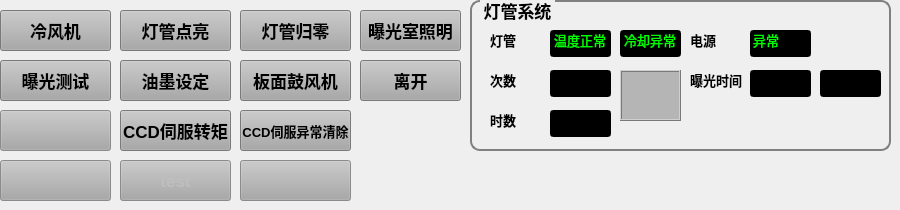
    <widget class="QWidget" name="dg_leftpage">
     <widget class="QPushButton" name="btn_cool">
      <property name="geometry">
       <rect>
        <x>0</x>
        <y>10</y>
        <width>111</width>
        <height>41</height>
       </rect>
      </property>
      <property name="font">
       <font>
        <pointsize>13</pointsize>
        <weight>75</weight>
        <bold>true</bold>
       </font>
      </property>
      <property name="styleSheet">
       <string notr="true">background-color: rgb(169, 169, 169);</string>
      </property>
      <property name="text">
       <string>冷风机</string>
      </property>
     </widget>
     <widget class="QPushButton" name="btn_light">
      <property name="geometry">
       <rect>
        <x>120</x>
        <y>10</y>
        <width>111</width>
        <height>41</height>
       </rect>
      </property>
      <property name="font">
       <font>
        <pointsize>13</pointsize>
        <weight>75</weight>
        <bold>true</bold>
       </font>
      </property>
      <property name="styleSheet">
       <string notr="true">background-color: rgb(169, 169, 169);</string>
      </property>
      <property name="text">
       <string>灯管点亮</string>
      </property>
     </widget>
     <widget class="QPushButton" name="btn_bg_test">
      <property name="geometry">
       <rect>
        <x>0</x>
        <y>60</y>
        <width>111</width>
        <height>41</height>
       </rect>
      </property>
      <property name="font">
       <font>
        <pointsize>13</pointsize>
        <weight>75</weight>
        <bold>true</bold>
       </font>
      </property>
      <property name="styleSheet">
       <string notr="true">background-color: rgb(169, 169, 169);</string>
      </property>
      <property name="text">
       <string>曝光测试</string>
      </property>
     </widget>
     <widget class="QPushButton" name="btn_dg_exit">
      <property name="geometry">
       <rect>
        <x>360</x>
        <y>60</y>
        <width>101</width>
        <height>41</height>
       </rect>
      </property>
      <property name="font">
       <font>
        <pointsize>13</pointsize>
        <weight>75</weight>
        <bold>true</bold>
       </font>
      </property>
      <property name="styleSheet">
       <string notr="true">background-color: rgb(169, 169, 169);</string>
      </property>
      <property name="text">
       <string>离开</string>
      </property>
     </widget>
     <widget class="QPushButton" name="btn_uplight_clear">
      <property name="geometry">
       <rect>
        <x>240</x>
        <y>10</y>
        <width>111</width>
        <height>41</height>
       </rect>
      </property>
      <property name="font">
       <font>
        <pointsize>13</pointsize>
        <weight>75</weight>
        <bold>true</bold>
       </font>
      </property>
      <property name="styleSheet">
       <string notr="true">background-color: rgb(169, 169, 169);</string>
      </property>
      <property name="text">
       <string>灯管归零</string>
      </property>
     </widget>
     <widget class="QPushButton" name="btn_oilsetting">
      <property name="geometry">
       <rect>
        <x>120</x>
        <y>60</y>
        <width>111</width>
        <height>41</height>
       </rect>
      </property>
      <property name="font">
       <font>
        <pointsize>13</pointsize>
        <weight>75</weight>
        <bold>true</bold>
       </font>
      </property>
      <property name="styleSheet">
       <string notr="true">background-color: rgb(169, 169, 169);</string>
      </property>
      <property name="text">
       <string>油墨设定</string>
      </property>
     </widget>
     <widget class="QGroupBox" name="groupBox_lightsystem_2">
      <property name="geometry">
       <rect>
        <x>470</x>
        <y>0</y>
        <width>421</width>
        <height>151</height>
       </rect>
      </property>
      <property name="font">
       <font>
        <pointsize>13</pointsize>
        <weight>75</weight>
        <bold>true</bold>
       </font>
      </property>
      <property name="autoFillBackground">
       <bool>false</bool>
      </property>
      <property name="styleSheet">
       <string notr="true">QGroupBox{
border-width:2px;
border-style:solid;
border-radius: 10px;
border-color:gray;
margin-top:0.5ex;
}
QGroupBox::title{
subcontrol-origin:margin;
subcontrol-position:top left;
left:10px;
margin-left:0px;
padding:0 1px;
}
</string>
      </property>
      <property name="title">
       <string>灯管系统</string>
      </property>
      <property name="flat">
       <bool>false</bool>
      </property>
      <widget class="QLabel" name="label_time_2">
       <property name="geometry">
        <rect>
         <x>20</x>
         <y>110</y>
         <width>51</width>
         <height>20</height>
        </rect>
       </property>
       <property name="font">
        <font>
         <pointsize>10</pointsize>
         <weight>75</weight>
         <bold>true</bold>
        </font>
       </property>
       <property name="text">
        <string>时数</string>
       </property>
      </widget>
      <widget class="QLabel" name="label_light_2">
       <property name="geometry">
        <rect>
         <x>20</x>
         <y>30</y>
         <width>51</width>
         <height>20</height>
        </rect>
       </property>
       <property name="font">
        <font>
         <pointsize>10</pointsize>
         <weight>75</weight>
         <bold>true</bold>
        </font>
       </property>
       <property name="text">
        <string>灯管</string>
       </property>
      </widget>
      <widget class="QLineEdit" name="lineEdit_light_tem_2">
       <property name="geometry">
        <rect>
         <x>80</x>
         <y>30</y>
         <width>61</width>
         <height>27</height>
        </rect>
       </property>
       <property name="font">
        <font>
         <pointsize>10</pointsize>
        </font>
       </property>
       <property name="focusPolicy">
        <enum>Qt::NoFocus</enum>
       </property>
       <property name="styleSheet">
        <string notr="true">background-color:black;
color:rgb(0, 255, 0);</string>
       </property>
       <property name="text">
        <string>温度正常</string>
       </property>
       <property name="alignment">
        <set>Qt::AlignCenter</set>
       </property>
       <property name="readOnly">
        <bool>true</bool>
       </property>
      </widget>
      <widget class="QLineEdit" name="lineEdit_light_hour_2">
       <property name="geometry">
        <rect>
         <x>80</x>
         <y>110</y>
         <width>61</width>
         <height>27</height>
        </rect>
       </property>
       <property name="font">
        <font>
         <pointsize>10</pointsize>
        </font>
       </property>
       <property name="focusPolicy">
        <enum>Qt::NoFocus</enum>
       </property>
       <property name="styleSheet">
        <string notr="true">background-color:black;
color:rgb(0, 255, 0);</string>
       </property>
       <property name="readOnly">
        <bool>true</bool>
       </property>
      </widget>
      <widget class="QLineEdit" name="lineEdit_cool_vel_2">
       <property name="geometry">
        <rect>
         <x>150</x>
         <y>30</y>
         <width>61</width>
         <height>27</height>
        </rect>
       </property>
       <property name="font">
        <font>
         <pointsize>10</pointsize>
        </font>
       </property>
       <property name="focusPolicy">
        <enum>Qt::NoFocus</enum>
       </property>
       <property name="styleSheet">
        <string notr="true">background-color:black;
color:rgb(0, 255, 0);</string>
       </property>
       <property name="text">
        <string>冷却异常</string>
       </property>
       <property name="alignment">
        <set>Qt::AlignCenter</set>
       </property>
       <property name="readOnly">
        <bool>true</bool>
       </property>
      </widget>
      <widget class="QLineEdit" name="lineEdit_lightpowerstate_2">
       <property name="geometry">
        <rect>
         <x>280</x>
         <y>30</y>
         <width>61</width>
         <height>27</height>
        </rect>
       </property>
       <property name="font">
        <font>
         <pointsize>10</pointsize>
        </font>
       </property>
       <property name="focusPolicy">
        <enum>Qt::NoFocus</enum>
       </property>
       <property name="styleSheet">
        <string notr="true">background-color:black;
color:rgb(0, 255, 0);</string>
       </property>
       <property name="text">
        <string>异常</string>
       </property>
       <property name="alignment">
        <set>Qt::AlignLeading|Qt::AlignLeft|Qt::AlignVCenter</set>
       </property>
       <property name="readOnly">
        <bool>true</bool>
       </property>
      </widget>
      <widget class="QLabel" name="label_power_2">
       <property name="geometry">
        <rect>
         <x>220</x>
         <y>30</y>
         <width>51</width>
         <height>20</height>
        </rect>
       </property>
       <property name="font">
        <font>
         <pointsize>10</pointsize>
         <weight>75</weight>
         <bold>true</bold>
        </font>
       </property>
       <property name="text">
        <string>电源</string>
       </property>
      </widget>
      <widget class="QLineEdit" name="lineEdit_light_waittime_2">
       <property name="geometry">
        <rect>
         <x>280</x>
         <y>70</y>
         <width>61</width>
         <height>27</height>
        </rect>
       </property>
       <property name="font">
        <font>
         <pointsize>10</pointsize>
        </font>
       </property>
       <property name="focusPolicy">
        <enum>Qt::NoFocus</enum>
       </property>
       <property name="styleSheet">
        <string notr="true">background-color:black;
color:rgb(0, 255, 0);</string>
       </property>
       <property name="readOnly">
        <bool>true</bool>
       </property>
      </widget>
      <widget class="QLabel" name="label_upbgtime_2">
       <property name="geometry">
        <rect>
         <x>220</x>
         <y>70</y>
         <width>61</width>
         <height>20</height>
        </rect>
       </property>
       <property name="font">
        <font>
         <pointsize>10</pointsize>
         <weight>75</weight>
         <bold>true</bold>
        </font>
       </property>
       <property name="text">
        <string>曝光时间</string>
       </property>
      </widget>
      <widget class="QLineEdit" name="lineEdit_downlight_waittime_2">
       <property name="geometry">
        <rect>
         <x>350</x>
         <y>70</y>
         <width>61</width>
         <height>27</height>
        </rect>
       </property>
       <property name="font">
        <font>
         <pointsize>10</pointsize>
        </font>
       </property>
       <property name="focusPolicy">
        <enum>Qt::NoFocus</enum>
       </property>
       <property name="styleSheet">
        <string notr="true">background-color:black;
color:rgb(0, 255, 0);</string>
       </property>
       <property name="readOnly">
        <bool>true</bool>
       </property>
      </widget>
      <widget class="QStackedWidget" name="stackedWidget_lightgif_2">
       <property name="geometry">
        <rect>
         <x>150</x>
         <y>70</y>
         <width>61</width>
         <height>51</height>
        </rect>
       </property>
       <property name="font">
        <font>
         <pointsize>10</pointsize>
        </font>
       </property>
       <property name="currentIndex">
        <number>0</number>
       </property>
       <widget class="QWidget" name="page_lightgif_2">
        <widget class="QFrame" name="frame_light_gif_2">
         <property name="geometry">
          <rect>
           <x>0</x>
           <y>0</y>
           <width>61</width>
           <height>51</height>
          </rect>
         </property>
         <property name="styleSheet">
          <string notr="true">background-color: rgb(181, 181, 181);</string>
         </property>
         <property name="frameShape">
          <enum>QFrame::Box</enum>
         </property>
         <property name="frameShadow">
          <enum>QFrame::Raised</enum>
         </property>
        </widget>
       </widget>
       <widget class="QWidget" name="page_5">
        <widget class="QPushButton" name="btn_lightsys_zero_2">
         <property name="geometry">
          <rect>
           <x>0</x>
           <y>0</y>
           <width>61</width>
           <height>51</height>
          </rect>
         </property>
         <property name="font">
          <font>
           <pointsize>14</pointsize>
           <weight>75</weight>
           <bold>true</bold>
          </font>
         </property>
         <property name="styleSheet">
          <string notr="true">background-color: rgb(169, 169, 169);</string>
         </property>
         <property name="text">
          <string>归零</string>
         </property>
        </widget>
       </widget>
      </widget>
      <widget class="QLabel" name="label_count_2">
       <property name="geometry">
        <rect>
         <x>20</x>
         <y>70</y>
         <width>51</width>
         <height>20</height>
        </rect>
       </property>
       <property name="font">
        <font>
         <pointsize>10</pointsize>
         <weight>75</weight>
         <bold>true</bold>
        </font>
       </property>
       <property name="text">
        <string>次数</string>
       </property>
      </widget>
      <widget class="QLineEdit" name="lineEdit_light_count_2">
       <property name="geometry">
        <rect>
         <x>80</x>
         <y>70</y>
         <width>61</width>
         <height>27</height>
        </rect>
       </property>
       <property name="font">
        <font>
         <pointsize>10</pointsize>
        </font>
       </property>
       <property name="focusPolicy">
        <enum>Qt::NoFocus</enum>
       </property>
       <property name="styleSheet">
        <string notr="true">background-color:black;
color:rgb(0, 255, 0);</string>
       </property>
       <property name="readOnly">
        <bool>true</bool>
       </property>
      </widget>
     </widget>
     <widget class="QPushButton" name="btn_taimian_binshuiji">
      <property name="enabled">
       <bool>false</bool>
      </property>
      <property name="geometry">
       <rect>
        <x>0</x>
        <y>160</y>
        <width>111</width>
        <height>41</height>
       </rect>
      </property>
      <property name="font">
       <font>
        <pointsize>13</pointsize>
        <weight>75</weight>
        <bold>true</bold>
       </font>
      </property>
      <property name="styleSheet">
       <string notr="true">background-color: rgb(169, 169, 169);</string>
      </property>
      <property name="text">
       <string/>
      </property>
     </widget>
     <widget class="QPushButton" name="btn_taimian_gufenji">
      <property name="geometry">
       <rect>
        <x>240</x>
        <y>60</y>
        <width>111</width>
        <height>41</height>
       </rect>
      </property>
      <property name="font">
       <font>
        <pointsize>13</pointsize>
        <weight>75</weight>
        <bold>true</bold>
       </font>
      </property>
      <property name="styleSheet">
       <string notr="true">background-color: rgb(169, 169, 169);</string>
      </property>
      <property name="text">
       <string>板面鼓风机</string>
      </property>
     </widget>
     <widget class="QPushButton" name="btn_dp_zhengkon">
      <property name="enabled">
       <bool>false</bool>
      </property>
      <property name="geometry">
       <rect>
        <x>240</x>
        <y>160</y>
        <width>111</width>
        <height>41</height>
       </rect>
      </property>
      <property name="font">
       <font>
        <pointsize>13</pointsize>
        <weight>75</weight>
        <bold>true</bold>
       </font>
      </property>
      <property name="styleSheet">
       <string notr="true">background-color: rgb(169, 169, 169);</string>
      </property>
      <property name="text">
       <string/>
      </property>
     </widget>
     <widget class="QPushButton" name="btn_BG_Light">
      <property name="geometry">
       <rect>
        <x>360</x>
        <y>10</y>
        <width>101</width>
        <height>41</height>
       </rect>
      </property>
      <property name="font">
       <font>
        <pointsize>13</pointsize>
        <weight>75</weight>
        <bold>true</bold>
       </font>
      </property>
      <property name="styleSheet">
       <string notr="true">background-color: rgb(169, 169, 169);</string>
      </property>
      <property name="text">
       <string>曝光室照明</string>
      </property>
     </widget>
     <widget class="QPushButton" name="btn_BG_Light_2">
      <property name="enabled">
       <bool>false</bool>
      </property>
      <property name="geometry">
       <rect>
        <x>120</x>
        <y>160</y>
        <width>111</width>
        <height>41</height>
       </rect>
      </property>
      <property name="font">
       <font>
        <pointsize>13</pointsize>
        <weight>75</weight>
        <bold>true</bold>
       </font>
      </property>
      <property name="styleSheet">
       <string notr="true">background-color: rgb(169, 169, 169);</string>
      </property>
      <property name="text">
       <string>test</string>
      </property>
     </widget>
     <widget class="QPushButton" name="btn_taimian_ZKBen">
      <property name="enabled">
       <bool>false</bool>
      </property>
      <property name="geometry">
       <rect>
        <x>0</x>
        <y>110</y>
        <width>111</width>
        <height>41</height>
       </rect>
      </property>
      <property name="font">
       <font>
        <pointsize>13</pointsize>
        <weight>75</weight>
        <bold>true</bold>
       </font>
      </property>
      <property name="styleSheet">
       <string notr="true">background-color: rgb(169, 169, 169);</string>
      </property>
      <property name="text">
       <string/>
      </property>
     </widget>
     <widget class="QPushButton" name="btn_CCD_on">
      <property name="geometry">
       <rect>
        <x>120</x>
        <y>110</y>
        <width>111</width>
        <height>41</height>
       </rect>
      </property>
      <property name="font">
       <font>
        <pointsize>13</pointsize>
        <weight>75</weight>
        <bold>true</bold>
       </font>
      </property>
      <property name="styleSheet">
       <string notr="true">background-color: rgb(169, 169, 169);</string>
      </property>
      <property name="text">
       <string>CCD伺服转矩</string>
      </property>
     </widget>
     <widget class="QPushButton" name="btn_CCD_errClear">
      <property name="geometry">
       <rect>
        <x>240</x>
        <y>110</y>
        <width>111</width>
        <height>41</height>
       </rect>
      </property>
      <property name="font">
       <font>
        <pointsize>10</pointsize>
        <weight>75</weight>
        <bold>true</bold>
       </font>
      </property>
      <property name="styleSheet">
       <string notr="true">background-color: rgb(169, 169, 169);</string>
      </property>
      <property name="text">
       <string>CCD伺服异常清除</string>
      </property>
     </widget>
    </widget>
